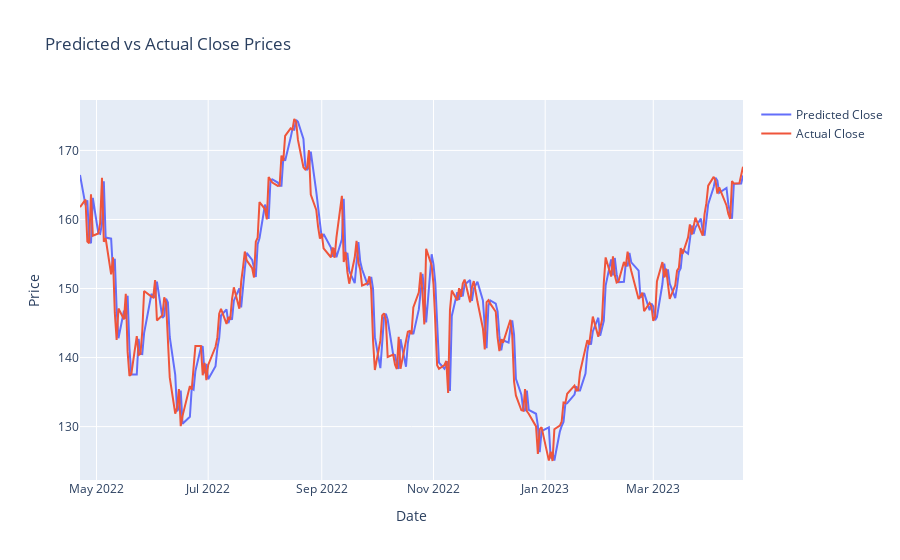

Source (notebook cell):
### Code cell
import plotly.graph_objs as go
import pandas as pd

# Create a Plotly figure object
fig = go.Figure()

# Add a trace for the predicted close values
fig.add_trace(go.Scatter(x=data.index, y=data['predicted_close'], name='Predicted Close'))

# Add a trace for the actual close values
fig.add_trace(go.Scatter(x=data.index, y=data['close'], name='Actual Close'))

# Add a title and axis labels
fig.update_layout(title='Predicted vs Actual Close Prices', xaxis_title='Date', yaxis_title='Price')

# Show the plot
fig.show()

### Figure 1 — Plotly figure (JSON) as saved in the notebook; plotly's stock layout.template omitted (floating-point values rounded to 4 significant figures; data arrays with more than 128 entries replaced by an {"elided": "..."} marker saying what was removed)
{"data": [{"name": "Predicted Close", "type": "scatter", "x": {"elided": "249 str values"}, "y": {"elided": "249 float values"}}, {"name": "Actual Close", "type": "scatter", "x": {"elided": "249 str values"}, "y": {"elided": "249 float values"}}], "layout": {"title": {"text": "Predicted vs Actual Close Prices"}, "xaxis": {"title": {"text": "Date"}}, "yaxis": {"title": {"text": "Price"}}}}
